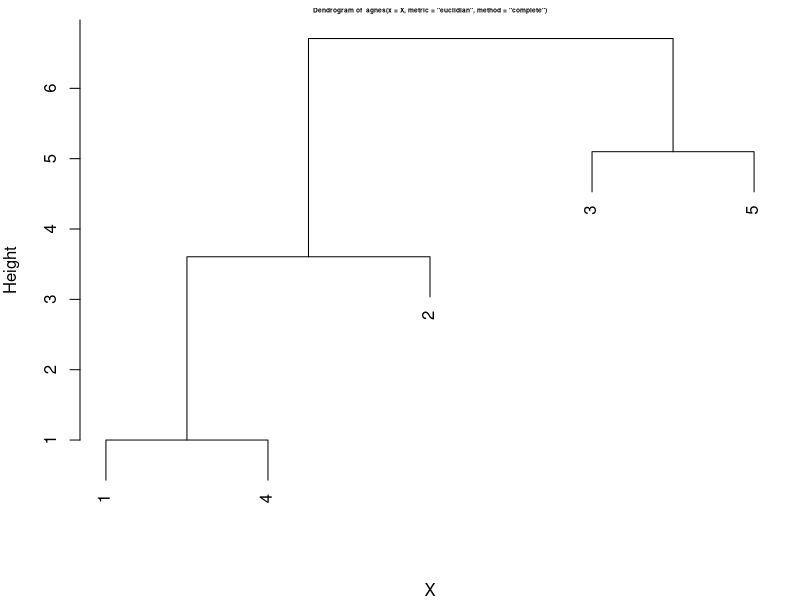
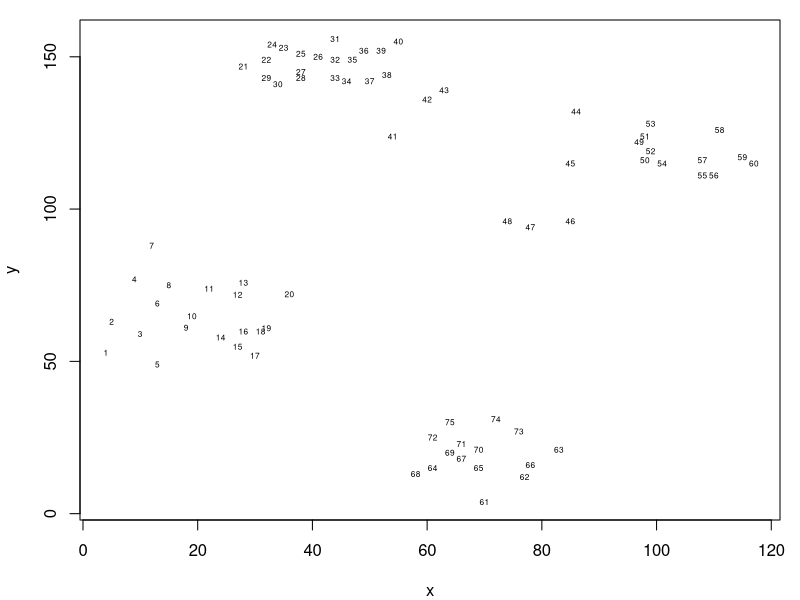
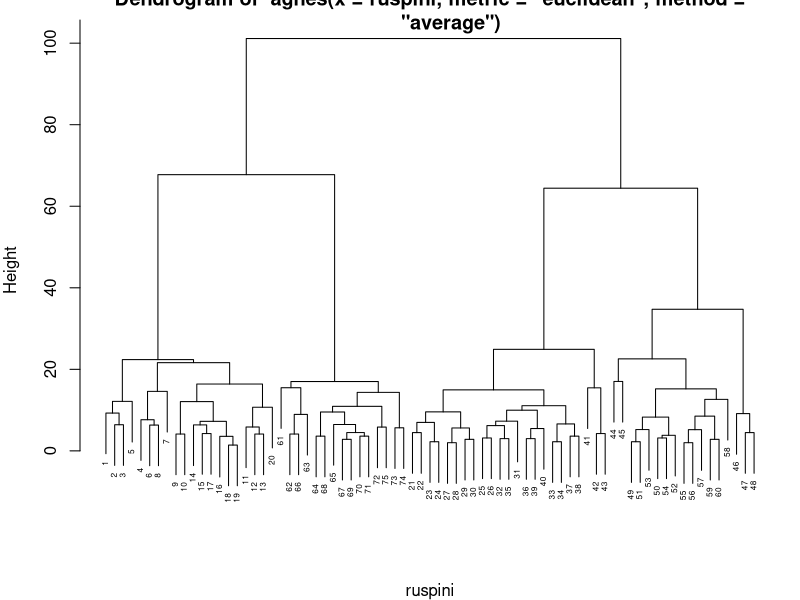
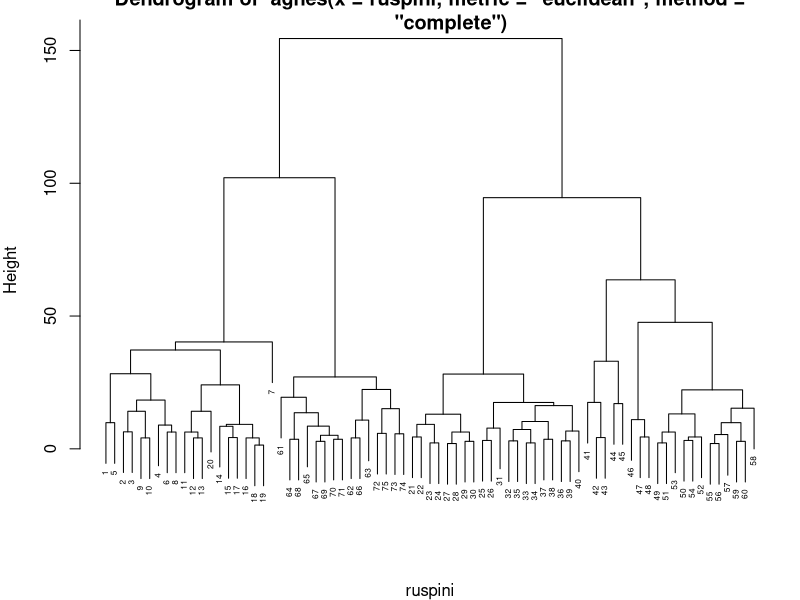

Generate these figures, in order, with R:
# Agglomerative clustering using the library cluster

library(cluster)
# Create the data matrix
X <- matrix(c(0, 3, 6, 0, 1, 4, 6, 2, 5, 1), nrow=5, ncol=2)
X

# Build a distance matrix
dist(X, method="manhattan", diag=TRUE, upper=TRUE) # Manhattan
dist(X, method="euclidian", diag=TRUE, upper=TRUE) # Euclidean
dist(X, method="minkowski", diag=TRUE, upper=TRUE, p=4) # Minkowski

# Do agglomerative clustering
A <- agnes(X, method="complete", metric="euclidian")
# Construct a dendogram
par(mar=c(4,4,1,1))
plot(A, which.plot=2, cex.main=0.4)

# Verify the distance between clusters 14 and 2 match the dendrogram
D <- as.matrix(dist(X, method="euclidean", diag=TRUE, upper=TRUE))
D[c(1,4), 2] # Just checking the relevant distances
max(D[c(1,4), 2]) # Get the greatest distance
# Check it matches the dendrogram
A$height # Correct

# Consider the dataset ruspini
head(ruspini)
par(mar=c(4,4,1,1))
plot(ruspini, type='n')
text(ruspini$x, ruspini$y, labels=row.names(ruspini), cex=0.5)

# Perform agglomerative clustering using euclidean and avg. linkage
A <- agnes(ruspini, method="average", metric="euclidean")
plot(A, which.plot=2, cex=0.5)

# Change parameters of the clustering
A <- agnes(ruspini, method="complete", metric="euclidean")
plot(A, which.plot=2, cex=0.5)
